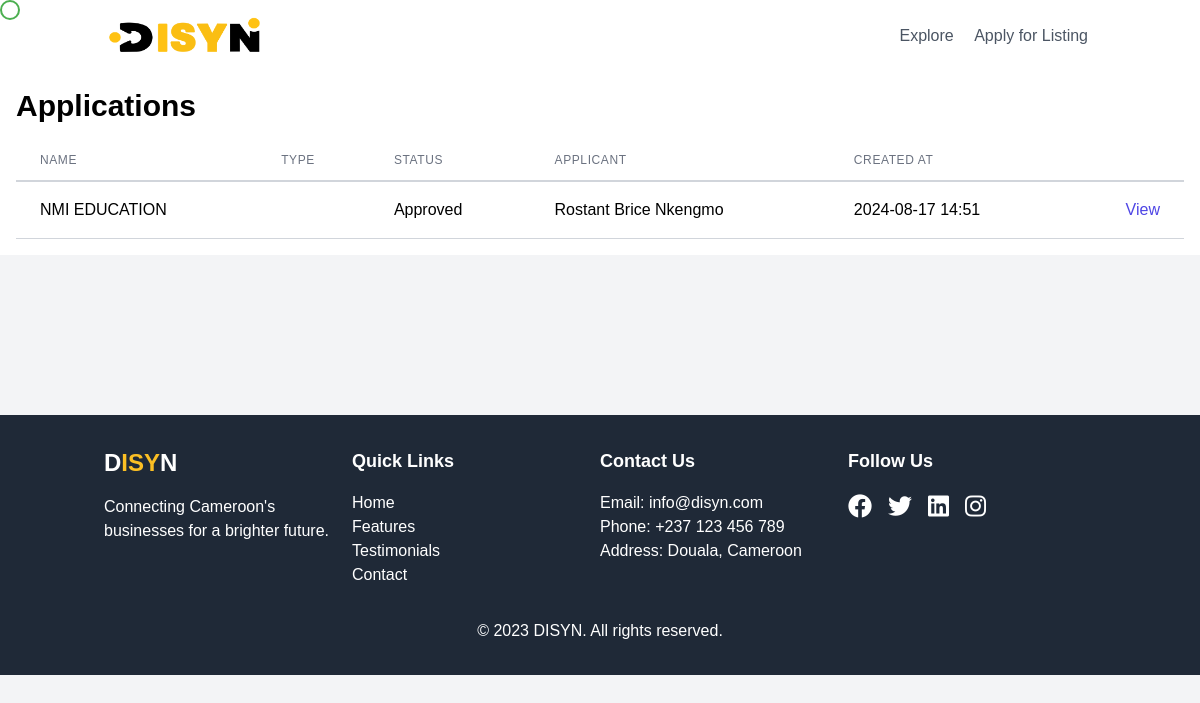
Page /applications/ on the earlier database version.
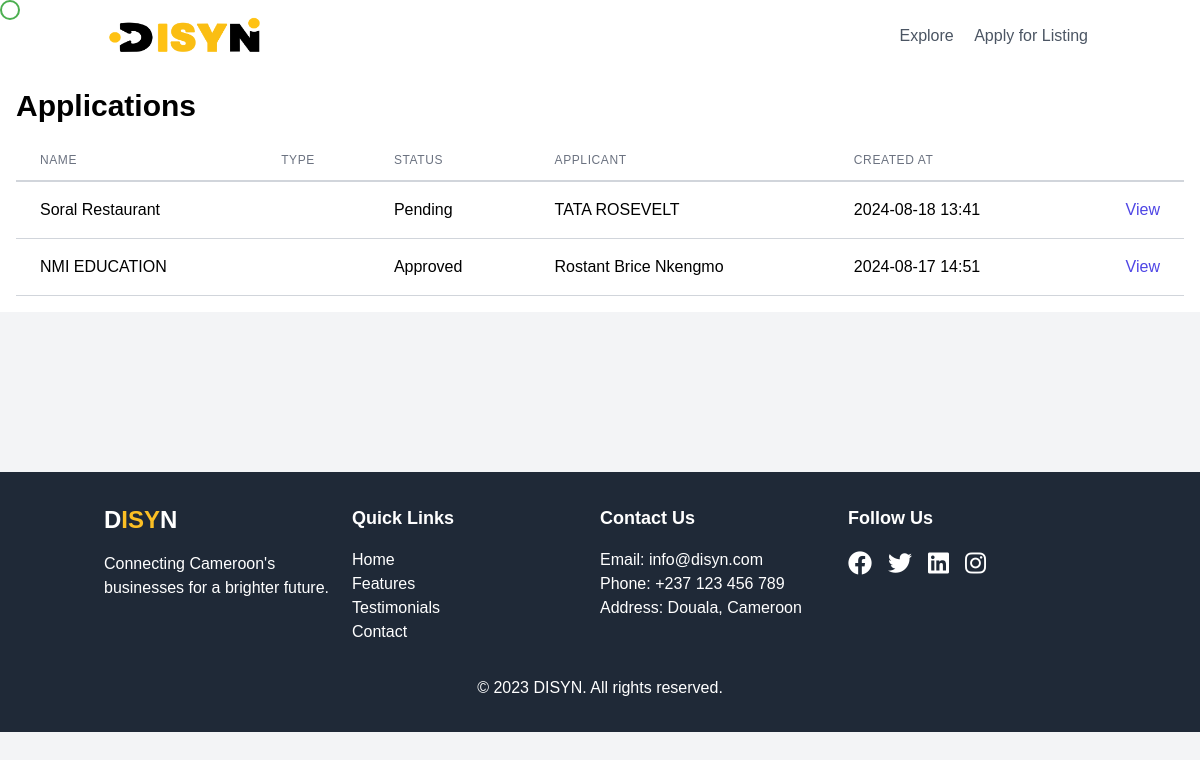
Same page on the later database version.
### entities/models.py (models this page shows, shortened)
class Application(models.Model):
    STATUS_CHOICES = (
        ('pending', 'Pending'),
        ('approved', 'Approved'),
        ('rejected', 'Rejected'),
    )
    name = models.CharField(max_length=200)
    entity_type = models.ForeignKey(EntityType, on_delete=models.PROTECT, related_name='applications')
    description = models.TextField()
    location = models.CharField(max_length=200)
    email = models.EmailField()
    phone = models.CharField(max_length=20)
    website = models.URLField(blank=True)
    status = models.CharField(max_length=20, choices=STATUS_CHOICES, default='pending')
    applicant_name = models.CharField(max_length=100, null=True)
    applicant_role = models.CharField(max_length=100, null=True)
    created_at = models.DateTimeField(auto_now_add=True)
    updated_at = models.DateTimeField(auto_now=True)

### entities/views.py (the view)
# urls.py: path('applications/', views.ApplicationListView.as_view(), name='application_list'),
class ApplicationListView(ListView):
    model = Application
    template_name = 'entities/application_list.html'
    context_object_name = 'applications'
    paginate_by = 20
    def get_queryset(self):
        return Application.objects.all().order_by('-created_at')

### entities/templates/entities/application_list.html (shortened to what this page needs)
{% extends 'entities/base.html' %}
{% block content %}
    <h1 class="text-3xl font-bold mb-4">Applications</h1>
    <div class="overflow-x-auto">
        <table class="min-w-full bg-white">
            <thead>
                <tr>
                    <th class="px-6 py-3 border-b-2 border-gray-300 text-left text-xs leading-4 font-medium text-gray-500 uppercase tracking-wider">
                        Name
                    </th>
                    <th class="px-6 py-3 border-b-2 border-gray-300 text-left text-xs leading-4 font-medium text-gray-500 uppercase tracking-wider">
                        Type
                    </th>
                    <th class="px-6 py-3 border-b-2 border-gray-300 text-left text-xs leading-4 font-medium text-gray-500 uppercase tracking-wider">
                        Status
                    </th>
                    <th class="px-6 py-3 border-b-2 border-gray-300 text-left text-xs leading-4 font-medium text-gray-500 uppercase tracking-wider">
                        Applicant
                    </th>
                    <th class="px-6 py-3 border-b-2 border-gray-300 text-left text-xs leading-4 font-medium text-gray-500 uppercase tracking-wider">
                        Created At
                    </th>
                    <th class="px-6 py-3 border-b-2 border-gray-300"></th>
                </tr>
            </thead>
            <tbody>
                {% for application in applications %}
                    <tr>
                        <td class="px-6 py-4 whitespace-no-wrap border-b border-gray-300">
                            {{ application.name }}
                        </td>
                        <td class="px-6 py-4 whitespace-no-wrap border-b border-gray-300">
                        </td>
                        <td class="px-6 py-4 whitespace-no-wrap border-b border-gray-300">
                            {{ application.get_status_display }}
                        </td>
                        <td class="px-6 py-4 whitespace-no-wrap border-b border-gray-300">
                            {{ application.applicant_name }}
                        </td>
                        <td class="px-6 py-4 whitespace-no-wrap border-b border-gray-300">
                            {{ application.created_at|date:"Y-m-d H:i" }}
                        </td>
                        <td class="px-6 py-4 whitespace-no-wrap border-b border-gray-300 text-right">
                            <a href="{% url 'application_detail' application.id %}" class="text-indigo-600 hover:text-indigo-900">View</a>
                        </td>
                    </tr>
                {% empty %}
                    <tr>
                        <td colspan="6" class="px-6 py-4 border-b border-gray-300 text-center">
                            No applications found.
                        </td>
                    </tr>
                {% endfor %}
            </tbody>
        </table>
    </div>
{% endblock %}

Differences in the rows shown:
added Application: name "Soral Restaurant", status "Pending", applicant_name "TATA ROSEVELT", created_at "2024-08-18 13:41"
